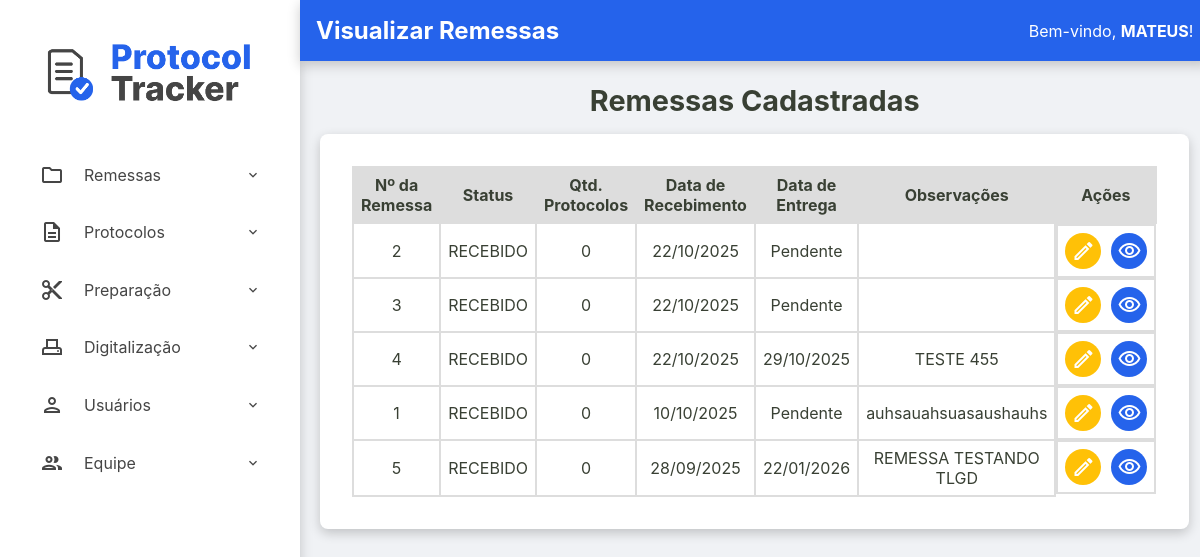
The app's page /admin/remessas/visualizar-remessas (signed in), older data.
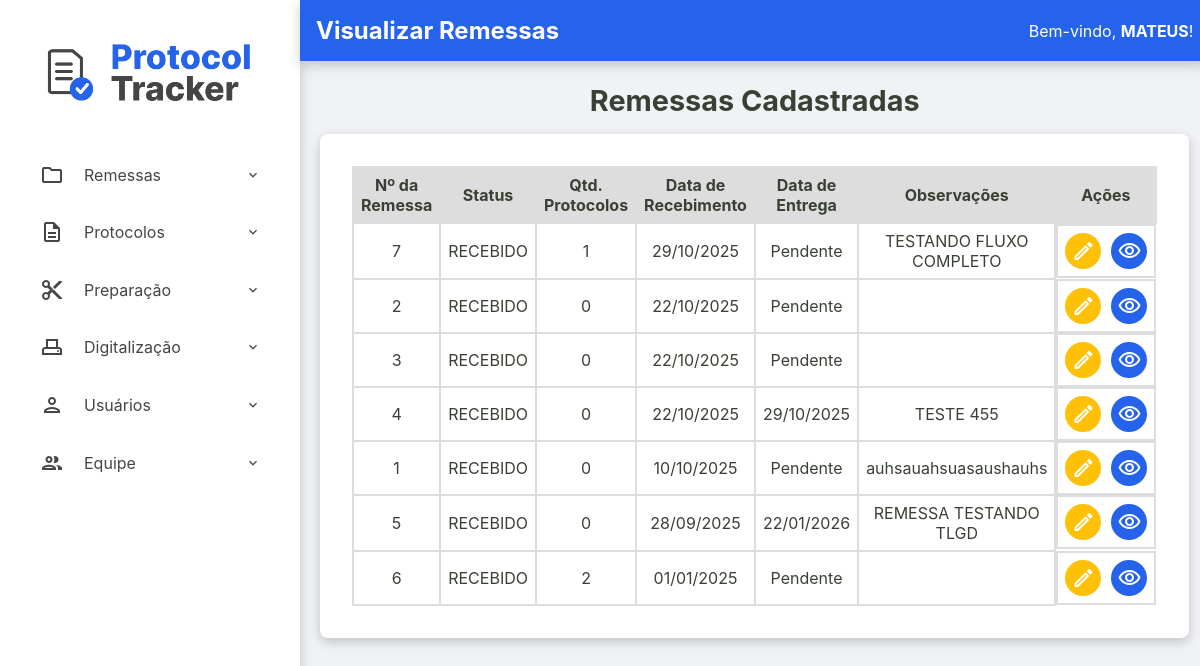
The same page, newer data.
### tables this page shows
CREATE TABLE usuarios (
    id INTEGER PRIMARY KEY AUTOINCREMENT,
    nome TEXT NOT NULL,
    email TEXT NOT NULL UNIQUE,
    cpf TEXT NOT NULL UNIQUE,
    hash_senha TEXT NOT NULL,
    permissao TEXT NOT NULL,
    data_criacao TEXT NOT NULL DEFAULT CURRENT_TIMESTAMP,
    status INTEGER NOT NULL DEFAULT 1
  );

CREATE TABLE remessas (
    numero_remessa INTEGER PRIMARY KEY, -- SQLite vai gerenciar o autoincremento aqui
    id TEXT NOT NULL UNIQUE, -- Seu ID de texto continua sendo obrigatório e único
    data_recebimento TEXT NOT NULL,
    data_entrega TEXT NULL,
    status TEXT NOT NULL DEFAULT 'RECEBIDO',
    quantidade_protocolos INTEGER NULL CHECK (quantidade_protocolos >= 0),
    id_administrador INTEGER NOT NULL,
    observacoes TEXT NULL,
    FOREIGN KEY (id_administrador) REFERENCES usuarios (id)
  );

### src/Controller/Admin/RemessaController.php (called while the page is built, shortened)
<?php
class RemessaController
{
    private ?Usuario $usuario_logado = null;
    private ?string $permissao = null;
    public function __construct(
        private RemessaRepository $remessaRepository,
        private RemessaService $remessaService,
        private ProtocoloRepository $protocoloRepository,
        private ProtocoloService $protocoloService,
        private UsuarioRepository $usuarioRepository
    ) {
        $id_usuario = $_SESSION['usuario_logado_id'] ?? null;
        if ($id_usuario) {
            $this->usuario_logado = $this->usuarioRepository->findById($id_usuario);
        }
        if ($this->usuario_logado) {
            $this->permissao = $this->usuario_logado->getPermissao();
        }
    }
    public function exibirRemessas(?string $erro = null)
    {
        try {
            $titulo_da_pagina = "Visualizar Remessas";
            $usuario_logado = $this->usuario_logado;
            $permissao = $this->permissao;
            $listaRemessas = $this->remessaRepository->all();
            require __DIR__ . '/../../../templates/admin/visualizar-remessas.php';
        } catch (Exception $e) {
            $this->home($e->getMessage());
        }
    }
}

### src/Repository/UsuarioRepository.php (called while the page is built, shortened)
<?php
class UsuarioRepository implements UsuarioRepositoryInterface
{
    private PDO $connection;
    public function __construct(PDO $connection)
    {
        $this->connection = $connection;
    }
    public function findById(int $id): ?Usuario
    {
        $sqlQuery = "SELECT * FROM usuarios WHERE id = :id;";
        $stmt = $this->connection->prepare($sqlQuery);
        $stmt->bindValue(':id', $id);
        $stmt->execute();
        $dadosUsuario = $stmt->fetch();
        return Usuario::fromArray($dadosUsuario);
    }
}

### src/Model/Usuario.php (called while the page is built, shortened)
<?php
class Usuario {
    public function getNome(): string { return $this->nome; }
    public static function fromArray(array $array): self
    {
        try {
            $data_criacao = isset($array['data_criacao']) ? new DateTimeImmutable($array['data_criacao']) : null;
        } catch (Exception $e) {
            throw new Exception("Falha ao criar data");
        }
        return new self(
            (int) $array['id'],
            $array['nome'],
            $array['email'],
            $array['cpf'],
            $array['hash_senha'],
            $array['permissao'],
            $data_criacao,
            (bool) $array['status']
        );
    }
}

### src/Repository/RemessaRepository.php (called while the page is built, shortened)
<?php
class RemessaRepository implements RemessaRepositoryInterface
{
    private PDO $connection;
    public function __construct(PDO $connection)
    {
        $this->connection = $connection;
    }
    public function all(): array
    {
        $sqlQuery = "SELECT * FROM remessas ORDER BY data_recebimento DESC;";
        $stmt = $this->connection->query($sqlQuery);
        return $this->hidrataLista($stmt);
    }
    private function hidrataLista(PDOStatement $stmt): array
    {
        $listaDeRemessas = [];
        while($dadosRemessa = $stmt->fetch()){
            $listaDeRemessas[] = Remessa::fromArray($dadosRemessa);
        }
        return $listaDeRemessas;
    }
}

### src/Model/Remessa.php (called while the page is built, shortened)
<?php
class Remessa {
    public function getId(): string { return $this->id; }
    public function getNumeroRemessa(): int { return $this->numero_remessa; }
    public function getDataRecebimento(): DateTimeImmutable { return $this->data_recebimento; }
    public function getDataEntrega(): ?DateTimeImmutable { return $this->data_entrega; }
    public function getStatus(): string { return $this->status; }
    public function getQuantidadeProtocolos(): ?int { return $this->quantidade_protocolos; }
    public function getObservacoes(): ?string { return $this->observacoes; }
    public static function fromArray(array $array): self
    {
        try {
            $data_recebimento = new DateTimeImmutable($array['data_recebimento']);
            $data_entrega = isset($array['data_entrega']) ? new DateTimeImmutable($array['data_entrega']) : null;
        } catch (Exception $e) {
            throw new Exception("Falha ao criar data");
        }
        return new self(
            $array['id'],
            (int) $array['numero_remessa'] ?? null,
            $data_recebimento,
            $data_entrega,
            $array['status'],
            isset($array['quantidade_protocolos']) ? (int)$array['quantidade_protocolos'] : null,
            (int)$array['id_administrador'],
            $array['observacoes'] ?? null
        );
    }
}

### templates/admin/visualizar-remessas.php (the view, shortened to what this page needs)
<?php require __DIR__ . '/../components/_header.php'; ?>
<h2>Remessas Cadastradas</h2>
<section class="listagem-container">
    <table id="tabela-remessas" class="protocolos-table datatable-js">
        <thead>
            <tr>
                <th>Nº da Remessa</th>
                <th>Status</th>
                <th>Qtd. Protocolos</th>
                <th>Data de Recebimento</th>
                <th>Data de Entrega</th>
                <th>Observações</th>
                <th class="acoes-header">Ações</th>
            </tr>
        </thead>
        <tbody>
            <?php foreach ($listaRemessas as $remessa): ?>
                <tr>
                    <td><?= htmlspecialchars($remessa->getNumeroRemessa()) ?></td>
                    <td><?= htmlspecialchars($remessa->getStatus()) ?></td>
                    <td><?= htmlspecialchars($remessa->getQuantidadeProtocolos() ?? 0) ?></td>
                    <td><?= $remessa->getDataRecebimento() ? $remessa->getDataRecebimento()->format('d/m/Y') : 'N/A' ?></td>
                    <td><?= $remessa->getDataEntrega() ? $remessa->getDataEntrega()->format('d/m/Y') : 'Pendente' ?></td>
                    <td><?= htmlspecialchars($remessa->getObservacoes() ?? '') ?></td>
                    <td class="acoes-cell">
                        <a href="/admin/remessas/editar-remessa?id=<?= htmlspecialchars($remessa->getId()) ?>" class="btn-acao btn-editar" title="Editar Remessa">
                            <span class="material-icons-outlined">edit</span>
                        </a>
                        <a href="/admin/remessas/protocolos?id=<?= htmlspecialchars($remessa->getId()) ?>" class="btn-acao btn-detalhes" title="Ver Detalhes/Protocolos">
                            <span class="material-icons-outlined">visibility</span>
                        </a>
                    </td>
                </tr>
            <?php endforeach; ?>
        </tbody>
    </table>
</section>
<?php require __DIR__ . '/../components/_footer.php'; ?>

### public/index.php (shortened to what this page needs)
<?php
try {
    $connection = ConnectionCreatorSqlite::createConnectionSqlite();
    $protocoloRepository = new ProtocoloRepository($connection);
    $remessaRepository = new RemessaRepository($connection);
    $usuarioRepository = new UsuarioRepository($connection);
    $protocoloService = new ProtocoloService($protocoloRepository, $remessaRepository, $usuarioRepository);
    $remessaService = new RemessaService($remessaRepository, $usuarioRepository);
    $remessaController = new RemessaController($remessaRepository, $remessaService, $protocoloRepository, $protocoloService, $usuarioRepository);
    $url = $_SERVER['REQUEST_URI'];
    $url = parse_url($url, PHP_URL_PATH);
    $method = $_SERVER['REQUEST_METHOD'];
    switch ($url) {
        case '/admin/remessas/visualizar-remessas':
            if($method === 'GET'){
                $remessaController->exibirRemessas();
            }
            break;
    }
} catch (Exception $e) {
    http_response_code(500);
    echo "<p>Mensagem do Erro: " . $e->getMessage() . "</p>";
}

### templates/components/_header.php (shortened to what this page needs)
<!DOCTYPE html>
<html lang="pt-br">
<head>
    <link rel="stylesheet" href="/assets/css/style.css">
    <link rel="stylesheet" href="https://cdn.datatables.net/2.0.8/css/dataTables.dataTables.css">
</head>
<body>
    <div class="container-principal">
        <aside class="sidebar">
            <div class="sidebar-logo">
                <a href="/home"><img src="/assets/imgs/ProtocolTrackerLogo.png" alt="Logo Protocol Tracker"></a>
            </div>
            <nav>
                <ul>
                    <?php if ($permissao === 'administrador'): ?>
                        <li class="has-submenu">
                            <a><span class="material-icons-outlined">folder</span> Remessas</a>
                        </li>
                        <li class="has-submenu">
                            <a><span class="material-icons-outlined">description</span> Protocolos</a>
                        </li>
                        <li class="has-submenu">
                            <a><span class="material-icons-outlined">content_cut</span> Preparação</a>
                        </li>
                        <li class="has-submenu">
                            <a><span class="material-icons-outlined">adf_scanner</span> Digitalização</a>
                        </li>
                        <li class="has-submenu">
                            <a><span class="material-icons-outlined">person</span> Usuários</a>
                        </li>
                        <li class="has-submenu">
                            <a><span class="material-icons-outlined">group</span> Equipe</a>
                        </li>
                    <?php endif; ?>
                </ul>
            </nav>
        </aside>
        <div class="div-conteudo-principal">
            <?php require __DIR__ . '/_content-header.php'; ?>
            <main class="conteudo-principal">

### templates/components/_content-header.php
<div class="content-header">
    <div class="header-title">
        <h2><?= isset($titulo_da_pagina) ? htmlspecialchars($titulo_da_pagina) : 'Página sem Título' ?></h2>
    </div>
    <div>
        <?php if (isset($usuario_logado) && $usuario_logado): ?>
            <div class="welcome-message">
                <span>Bem-vindo, <strong><?= htmlspecialchars($usuario_logado->getNome()) ?></strong>!</span>
            </div>
        <?php endif; ?>
    </div>
</div>

### templates/components/_footer.php (shortened to what this page needs)
            </main>
        </div>
    </div>
</body>
</html>

### public/assets/css/style.css (style rules this page uses)
:root { --cor-fundo-sidebar: #ffffff; --cor-fundo-sidebar-hover: #f2f6ff; --cor-fontes-sidebar: #454545; --cor-fundo-header: #2563eb; --cor-fontes-header: #ffffff; --cor-bordas: #ddd; --cor-fundo-body: #f0f2f5; --cor-fontes-body: #394034; --cor-fundo-sidebar-active: #dbe6ff; --cor-fontes-sidebar-active: #2563eb; --cor-bordas-focus: #80bdff; --cor-fontes-main-button: #ffffff; --cor-main-button: #2563eb; --cor-fontes-cards: #696969; --cor-icones-header: #969696; --cor-icones-header-hover: #007bff; --cor-primaria-erro: #ff2c2c; }
* { margin: 0; padding: 0; box-sizing: border-box; }
body { font-family: -apple-system, BlinkMacSystemFont, 'Segoe UI', Roboto, 'Helvetica Neue', Arial, sans-serif; background-color: var(--cor-fundo-body); color: var(--cor-fontes-body); display: flex; flex-direction: column; min-height: 100vh; }
a { text-decoration: none; }
.sidebar { width: 300px; background-color: var(--cor-fundo-sidebar); box-shadow: 0 4px 12px rgba(0,0,0,0.2); padding: 1.5rem; flex-shrink: 0; }
.sidebar nav ul { list-style: none; }
.sidebar nav ul li a { display: block; color: var(--cor-fontes-sidebar); padding: 0.8rem 1rem; border-radius: 6px; margin-bottom: 0.5rem; transition: background-color 0.2s ease-in-out; }
.sidebar-logo { text-align: center; margin-bottom: 1.5rem; }
.sidebar-logo img { max-width: 100%; height: auto; }
.content-header { width: 100%; margin: 0 auto 1.4rem auto; display: flex; justify-content: space-between; align-items: center; background-color: var(--cor-fundo-header); color: var(--cor-fontes-header); box-shadow: 0 4px 12px rgba(0,0,0,0.2); padding: 1rem; }
.content-header span { color: var(--cor-fontes-header); }
.div-conteudo-principal { width: 100%; }
.container-principal { display: flex; flex-grow: 1; }
.conteudo-principal { flex-grow: 1; overflow-y: visible; display: flex; flex-direction: column; align-items: center; padding: 0 20px; }
.conteudo-principal h2, .conteudo-principal p { text-align: center; max-width: 800px; width: 100%; }
.conteudo-principal h2 { font-size: 1.8rem; color: var(--cor-fontes-body); margin-bottom: 1.0rem; align-self: center; }
.busca-form-container, .listagem-container { width: 100%; max-width: 1400px; box-shadow: 0 4px 12px rgba(0,0,0,0.2); margin: 0 auto; background-color: var(--cor-fundo-sidebar); padding: 2rem; border-radius: 8px; }
.protocolos-table { width: 100%; border-collapse: collapse; border-spacing: 0; }
.protocolos-table th, .protocolos-table td { padding: 7px; border: 2px solid var(--cor-bordas); text-align: center; vertical-align: middle; }
.protocolos-table thead { background-color: var(--cor-bordas); }
.acoes-header { text-align: center; }
.acoes-cell { display: flex; justify-content: center; align-items: center; gap: 10px; }
.btn-acao { display: inline-flex; padding: 6px; border: none; border-radius: 50%; cursor: pointer; transition: background-color 0.2s; color: #fff; }
.btn-editar { background-color: #ffc107; }
.btn-detalhes { background-color: #2563eb; }
.material-icons-outlined { vertical-align: middle; }
.sidebar nav ul li { position: relative; }
.sidebar nav ul li.has-submenu > a::after { content: 'expand_more'; font-family: 'Material Icons Outlined'; position: absolute; right: 15px; transition: transform 0.3s ease-in-out; }
.sidebar nav ul li > a { cursor: pointer; display: flex; align-items: center; gap: 20px; }

Row changes from the older to the newer data that the page shows:
added remessas: numero_remessa "7", status "RECEBIDO", quantidade_protocolos "1", format "29/10/2025", shows "Pendente", observacoes "TESTANDO FLUXO COMPLETO"
added remessas: numero_remessa "6", status "RECEBIDO", quantidade_protocolos "2", format "01/01/2025", shows "Pendente"
